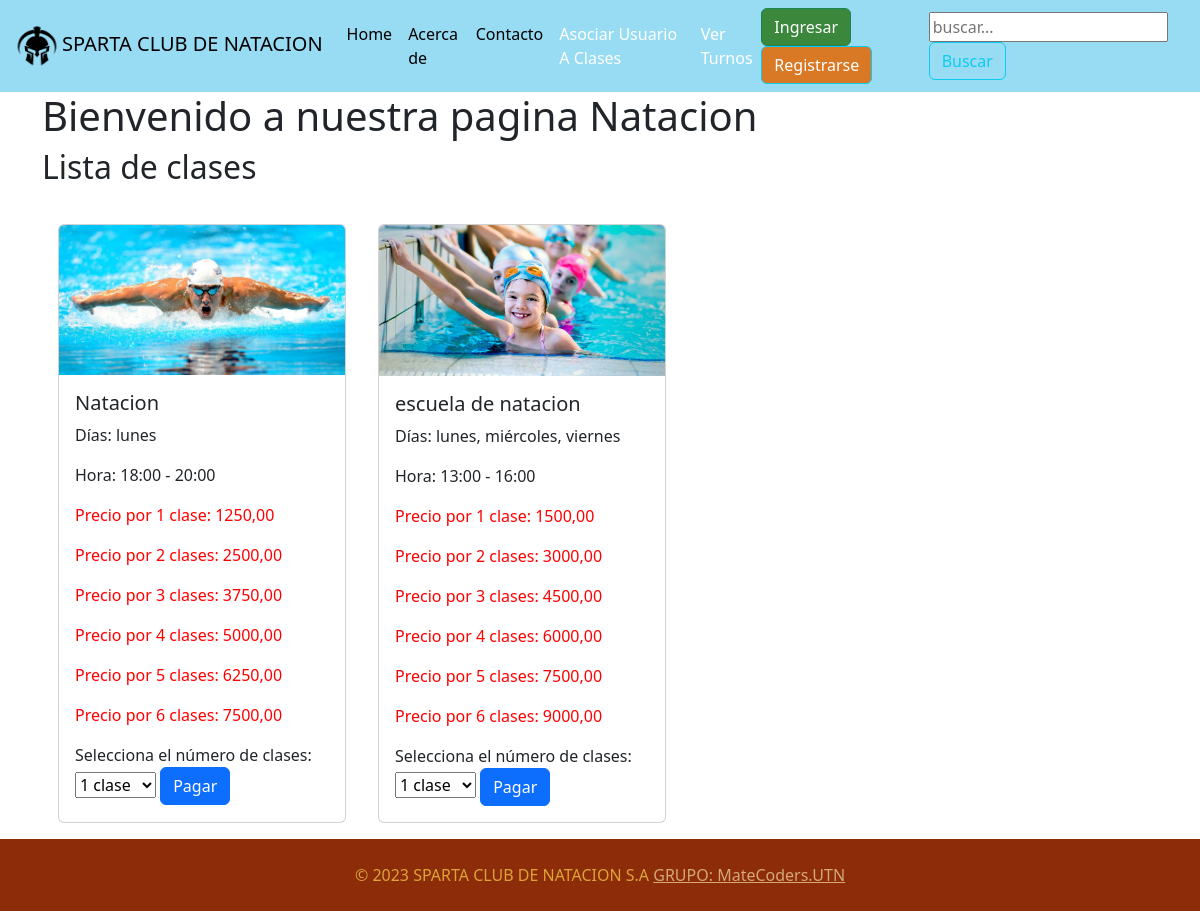
The page / on the database its author committed.
### TIENDA/models.py (models this page shows, shortened)
class ClaseNatacion(models.Model):
    nombre = models.CharField(max_length=100)
    fecha = models.DateField()
    hora_inicio = models.TimeField()
    hora_fin = models.TimeField()
    cupos_disponibles = models.PositiveIntegerField(default=0)
    precio = models.DecimalField(max_digits=10, decimal_places=2)
    imagen = models.ImageField(upload_to='clase_imagenes/', null=True, blank=True)  # Campo de imagen

### TIENDA/views.py (the view)
# urls.py: path('', views.home, name = 'home'),
def home(request):
    translation.activate('es')
    clases = ClaseNatacion.objects.all()
    clases_unicas = {}
    for clase in clases:
        nombre = clase.nombre
        dias = [_(clase.fecha.strftime('%A'))]
        hora_inicio = clase.hora_inicio.strftime('%H:%M')
        hora_fin = clase.hora_fin.strftime('%H:%M')
        precio = clase.precio  # Precio por 1 clase
        cupos_disponibles_pagos = 0
        imagen = ClaseNatacion.objects.filter(nombre=nombre).first().imagen
        if nombre not in clases_unicas:
            clases_unicas[nombre] = {
                'nombre': nombre,
                'dias': dias,
                'hora_inicio': hora_inicio,
                'hora_fin': hora_fin,
                'precio': precio,
                'precio_por_2_clases': precio * 2,
                'precio_por_3_clases': precio * 3,
                'precio_por_4_clases': precio * 4,
                'precio_por_5_clases': precio * 5,
                'precio_por_6_clases': precio * 6,
                'imagen': imagen,
                'cupos': cupos_disponibles_pagos
            }
        else:
            if dias[0] not in clases_unicas[nombre]['dias']:
                clases_unicas[nombre]['dias'].append(dias[0])
    print(f"cupos: {cupos_disponibles_pagos}")
    context = {
        'clases': clases_unicas.values(),
    }
    return render(request, 'tienda/index.html', context)

### TIENDA/templates/tienda/index.html (shortened to what this page needs)
{% extends 'tienda/layout.html' %}
{% load static %}
{% block body %}
<h1> Bienvenido a nuestra pagina Natacion</h1>
<h2 style="width: 100%; height: 100%;">Lista de clases</h2>
<div class="d-flex flex-wrap">
    {% for clase in clases %}
        <div class="card mb-3 mx-3" style="width: 18rem; margin: 30px">
            {% if clase.imagen %}
                <img src="{{ clase.imagen.url }}" class="card-img-top" alt="{{ clase.nombre }}">
            {% endif %}
            <div class="card-body">
                <h5 class="card-title">{{ clase.nombre }}</h5>
                <p class="card-text">Días: {{ clase.dias|join:", " }}</p>
                <p class="card-text">Hora: {{ clase.hora_inicio }} - {{ clase.hora_fin }}</p>
                <p style="color: red;">Precio por 1 clase: {{ clase.precio }}</p>
                <p style="color: red;">Precio por 2 clases: {{ clase.precio_por_2_clases }}</p>
                <p style="color: red;">Precio por 3 clases: {{ clase.precio_por_3_clases }}</p>
                <p style="color: red;">Precio por 4 clases: {{ clase.precio_por_4_clases }}</p>
                <p style="color: red;">Precio por 5 clases: {{ clase.precio_por_5_clases }}</p>
                <p style="color: red;">Precio por 6 clases: {{ clase.precio_por_6_clases }}</p>
                <label for="claseSelector_{{ clase.nombre }}">Selecciona el número de clases:</label>
                <select class="claseSelector" id="claseSelector_{{ clase.nombre }}" data-clase-id="{{ clase.nombre }}">
                  <option value="1" data-precio="{{ clase.precio }}">1 clase</option>
                </select>
                <button
                  class="btn btn-primary btnPagar"
                  data-clase-id="{{ clase.nombre }}"
                  data-cupos="{{ clase.cupos }}"
                  data-dias="{{ clase.dias|join:", " }}"
                  data-hora-inicio="{{ clase.hora_inicio }}"
                  data-hora-fin="{{ clase.hora_fin }}">
                  Pagar
                </button>
            </div>
        </div>
    {% endfor %}
</div>
{% endblock body %}

### rows shown on the page
ClaseNatacion: nombre "Natacion", precio "1250,00", nombre "1 clase"
ClaseNatacion: nombre "escuela de natacion", precio "1500,00", nombre "1 clase"

### other values the page prints
{{ clase.dias|join:", " }} "lunes" "lunes, miércoles, viernes"
{{ clase.hora_inicio }} "18:00" "13:00"
{{ clase.hora_fin }} "20:00" "16:00"
{{ clase.precio_por_2_clases }} "2500,00" "3000,00"
{{ clase.precio_por_3_clases }} "3750,00" "4500,00"
{{ clase.precio_por_4_clases }} "5000,00" "6000,00"
{{ clase.precio_por_5_clases }} "6250,00" "7500,00"
{{ clase.precio_por_6_clases }} "7500,00" "9000,00"
